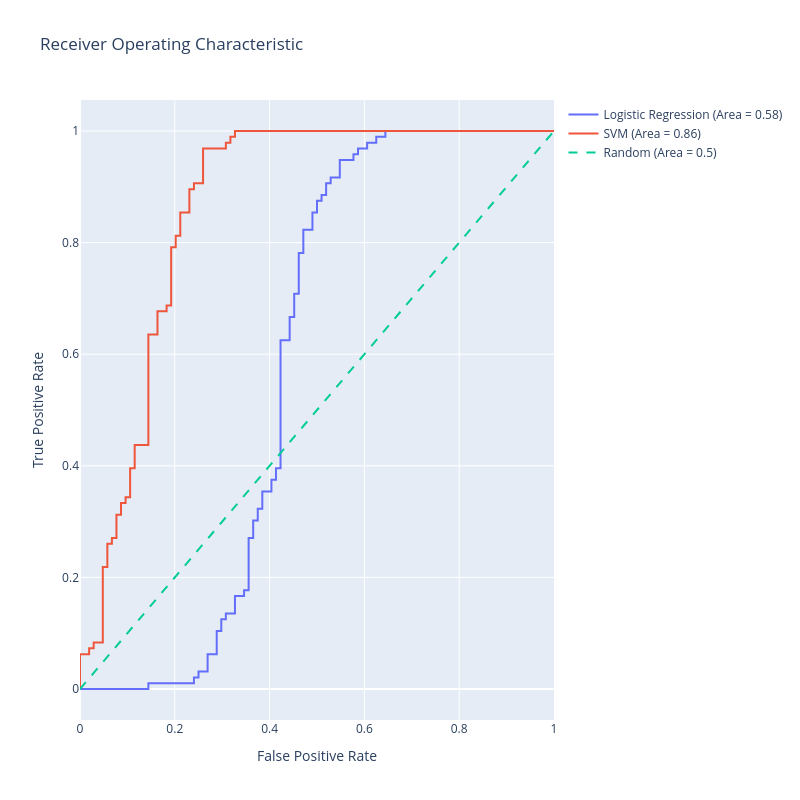

Write notebook code for a chart like this one.
### Code cell
from sklearn.svm import SVC
from sklearn.metrics import roc_curve, roc_auc_score
from sklearn.preprocessing import StandardScaler

# Assuming that X_train, X_test, y_train, y_test are already defined

# SVM requires feature scaling for better performance
scaler = StandardScaler()
X_train_scaled = scaler.fit_transform(X_train)
X_test_scaled = scaler.transform(X_test)

# Logistic Regression model
lr_model = LogisticRegression(max_iter=1000)
lr_model.fit(X_train, y_train)
lr_scores = lr_model.predict_proba(X_test)[:,1]

# SVM model
svm_model = SVC(probability=True)
svm_model.fit(X_train_scaled, y_train)
svm_scores = svm_model.predict_proba(X_test_scaled)[:,1]

# Generate ROC curve data for logistic regression model
lr_fpr, lr_tpr, lr_thresholds = roc_curve(y_test, lr_scores)
lr_auc = roc_auc_score(y_test, lr_scores)

# Generate ROC curve data for SVM model
svm_fpr, svm_tpr, svm_thresholds = roc_curve(y_test, svm_scores)
svm_auc = roc_auc_score(y_test, svm_scores)

# Generate a trace for the Logistic Regression ROC curve
trace0 = go.Scatter(
    x=lr_fpr,
    y=lr_tpr,
    mode='lines',
    name=f'Logistic Regression (Area = {lr_auc:.2f})'
)

# Generate a trace for the SVM ROC curve
trace1 = go.Scatter(
    x=svm_fpr,
    y=svm_tpr,
    mode='lines',
    name=f'SVM (Area = {svm_auc:.2f})'
)

# Diagonal line
trace2 = go.Scatter(
    x=[0, 1],
    y=[0, 1],
    mode='lines',
    name='Random (Area = 0.5)',
    line=dict(dash='dash')
)

data = [trace0, trace1, trace2]

# Define layout with square aspect ratio
layout = go.Layout(
    title='Receiver Operating Characteristic',
    xaxis=dict(title='False Positive Rate'),
    yaxis=dict(title='True Positive Rate'),
    autosize=False,
    width=800,
    height=800,
    showlegend=True
)

# Define figure and add data
fig = go.Figure(data=data, layout=layout)

# Show figure
fig.show()

### Figure 1 — Plotly figure (JSON) as saved in the notebook; plotly's stock layout.template omitted (floating-point values rounded to 4 significant figures)
{"data": [{"mode": "lines", "name": "Logistic Regression (Area = 0.58)", "type": "scatter", "x": [0.0, 0.009615, 0.1442, 0.1442, 0.2404, 0.2404, 0.25, 0.25, 0.2692, 0.2692, 0.2885, 0.2885, 0.2981, 0.2981, 0.3077, 0.3077, 0.3269, 0.3269, 0.3462, 0.3462, 0.3558, 0.3558, 0.3654, 0.3654, 0.375, 0.375, 0.3846, 0.3846, 0.4038, 0.4038, 0.4135, 0.4135, 0.4231, 0.4231, 0.4423, 0.4423, 0.4519, 0.4519, 0.4615, 0.4615, 0.4712, 0.4712, 0.4904, 0.4904, 0.5, 0.5, 0.5096, 0.5096, 0.5192, 0.5192, 0.5288, 0.5288, 0.5481, 0.5481, 0.5769, 0.5769, 0.5865, 0.5865, 0.6058, 0.6058, 0.625, 0.625, 0.6442, 0.6442, 1.0], "y": [0.0, 0.0, 0.0, 0.01042, 0.01042, 0.02083, 0.02083, 0.03125, 0.03125, 0.0625, 0.0625, 0.1042, 0.1042, 0.125, 0.125, 0.1354, 0.1354, 0.1667, 0.1667, 0.1771, 0.1771, 0.2708, 0.2708, 0.3021, 0.3021, 0.3229, 0.3229, 0.3542, 0.3542, 0.375, 0.375, 0.3958, 0.3958, 0.625, 0.625, 0.6667, 0.6667, 0.7083, 0.7083, 0.7812, 0.7812, 0.8229, 0.8229, 0.8542, 0.8542, 0.875, 0.875, 0.8854, 0.8854, 0.9062, 0.9062, 0.9167, 0.9167, 0.9479, 0.9479, 0.9583, 0.9583, 0.9688, 0.9688, 0.9792, 0.9792, 0.9896, 0.9896, 1.0, 1.0]}, {"mode": "lines", "name": "SVM (Area = 0.86)", "type": "scatter", "x": [0.0, 0.0, 0.0, 0.01923, 0.01923, 0.02885, 0.02885, 0.04808, 0.04808, 0.05769, 0.05769, 0.06731, 0.06731, 0.07692, 0.07692, 0.08654, 0.08654, 0.09615, 0.09615, 0.1058, 0.1058, 0.1154, 0.1154, 0.1442, 0.1442, 0.1635, 0.1635, 0.1827, 0.1827, 0.1923, 0.1923, 0.2019, 0.2019, 0.2115, 0.2115, 0.2308, 0.2308, 0.2404, 0.2404, 0.2596, 0.2596, 0.3077, 0.3077, 0.3173, 0.3173, 0.3269, 0.3269, 1.0], "y": [0.0, 0.01042, 0.0625, 0.0625, 0.07292, 0.07292, 0.08333, 0.08333, 0.2188, 0.2188, 0.2604, 0.2604, 0.2708, 0.2708, 0.3125, 0.3125, 0.3333, 0.3333, 0.3438, 0.3438, 0.3958, 0.3958, 0.4375, 0.4375, 0.6354, 0.6354, 0.6771, 0.6771, 0.6875, 0.6875, 0.7917, 0.7917, 0.8125, 0.8125, 0.8542, 0.8542, 0.8958, 0.8958, 0.9062, 0.9062, 0.9688, 0.9688, 0.9792, 0.9792, 0.9896, 0.9896, 1.0, 1.0]}, {"line": {"dash": "dash"}, "mode": "lines", "name": "Random (Area = 0.5)", "type": "scatter", "x": [0, 1], "y": [0, 1]}], "layout": {"autosize": false, "height": 800, "showlegend": true, "title": {"text": "Receiver Operating Characteristic"}, "width": 800, "xaxis": {"title": {"text": "False Positive Rate"}}, "yaxis": {"title": {"text": "True Positive Rate"}}}}
